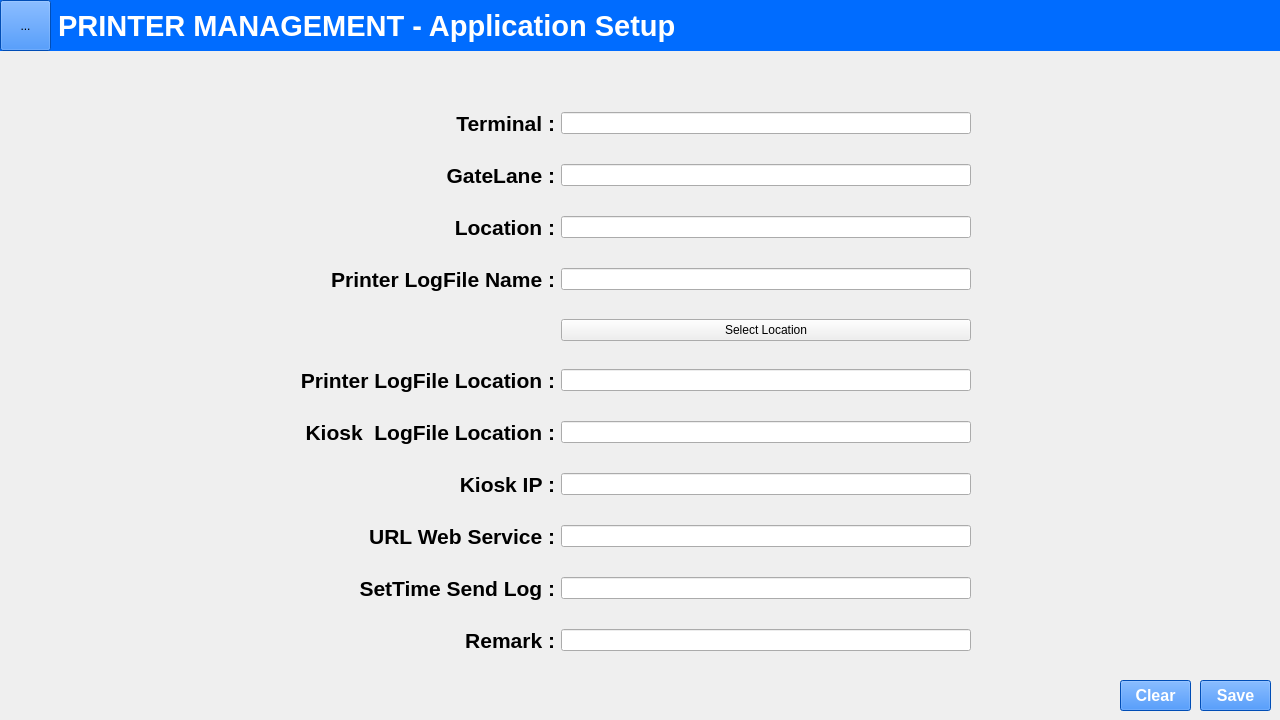
<?xml version="1.0" encoding="UTF-8"?>
<ui version="4.0">
 <class>Application</class>
 <widget class="QWidget" name="Application">
  <property name="geometry">
   <rect>
    <x>0</x>
    <y>0</y>
    <width>1280</width>
    <height>720</height>
   </rect>
  </property>
  <property name="windowTitle">
   <string>  PRINTER MANAGEMENT PROGRAM FOR AUTOMATED GATE SYSTEM</string>
  </property>
  <property name="windowIcon">
   <iconset>
    <normaloff>../Icon/hutchisonport_logo.ico</normaloff>../Icon/hutchisonport_logo.ico</iconset>
  </property>
  <widget class="QWidget" name="bgPrinterManagementApplication" native="true">
   <property name="geometry">
    <rect>
     <x>0</x>
     <y>0</y>
     <width>1281</width>
     <height>51</height>
    </rect>
   </property>
   <property name="font">
    <font/>
   </property>
   <property name="styleSheet">
    <string notr="true">background-color: #006CFF;
</string>
   </property>
   <widget class="QLabel" name="lbPrinterManagementApplication">
    <property name="geometry">
     <rect>
      <x>50</x>
      <y>0</y>
      <width>1191</width>
      <height>51</height>
     </rect>
    </property>
    <property name="font">
     <font>
      <family>Arial</family>
      <pointsize>22</pointsize>
      <weight>75</weight>
      <bold>true</bold>
     </font>
    </property>
    <property name="styleSheet">
     <string notr="true">color: white;</string>
    </property>
    <property name="text">
     <string> PRINTER MANAGEMENT - Application Setup</string>
    </property>
   </widget>
   <widget class="QToolButton" name="btnmenu">
    <property name="geometry">
     <rect>
      <x>0</x>
      <y>0</y>
      <width>51</width>
      <height>51</height>
     </rect>
    </property>
    <property name="font">
     <font/>
    </property>
    <property name="text">
     <string>...</string>
    </property>
    <property name="icon">
     <iconset>
      <normaloff>../Icon/MenuIcon.ico</normaloff>../Icon/MenuIcon.ico</iconset>
    </property>
    <property name="iconSize">
     <size>
      <width>50</width>
      <height>50</height>
     </size>
    </property>
    <property name="popupMode">
     <enum>QToolButton::InstantPopup</enum>
    </property>
   </widget>
  </widget>
  <widget class="QPushButton" name="btnSaveApplicationSetup">
   <property name="geometry">
    <rect>
     <x>1200</x>
     <y>680</y>
     <width>71</width>
     <height>31</height>
    </rect>
   </property>
   <property name="font">
    <font>
     <family>Arial</family>
     <pointsize>12</pointsize>
     <weight>75</weight>
     <bold>true</bold>
    </font>
   </property>
   <property name="styleSheet">
    <string notr="true">background-color: #006CFF;
color:white;</string>
   </property>
   <property name="text">
    <string>Save</string>
   </property>
  </widget>
  <widget class="QWidget" name="gridLayoutWidget">
   <property name="geometry">
    <rect>
     <x>300</x>
     <y>90</y>
     <width>671</width>
     <height>591</height>
    </rect>
   </property>
   <layout class="QGridLayout" name="gridLayout">
    <item row="10" column="0">
     <widget class="QLabel" name="lbRemark">
      <property name="font">
       <font>
        <family>Arial</family>
        <pointsize>16</pointsize>
        <weight>75</weight>
        <bold>true</bold>
       </font>
      </property>
      <property name="text">
       <string>Remark :</string>
      </property>
      <property name="alignment">
       <set>Qt::AlignRight|Qt::AlignTrailing|Qt::AlignVCenter</set>
      </property>
     </widget>
    </item>
    <item row="6" column="0">
     <widget class="QLabel" name="lbKioskLogFileLocation">
      <property name="font">
       <font>
        <family>Arial</family>
        <pointsize>16</pointsize>
        <weight>75</weight>
        <bold>true</bold>
       </font>
      </property>
      <property name="text">
       <string>Kiosk  LogFile Location :</string>
      </property>
      <property name="alignment">
       <set>Qt::AlignRight|Qt::AlignTrailing|Qt::AlignVCenter</set>
      </property>
     </widget>
    </item>
    <item row="9" column="0">
     <widget class="QLabel" name="lbSetTimeSendLog">
      <property name="font">
       <font>
        <family>Arial</family>
        <pointsize>16</pointsize>
        <weight>75</weight>
        <bold>true</bold>
       </font>
      </property>
      <property name="text">
       <string>SetTime Send Log :</string>
      </property>
      <property name="alignment">
       <set>Qt::AlignRight|Qt::AlignTrailing|Qt::AlignVCenter</set>
      </property>
     </widget>
    </item>
    <item row="3" column="1">
     <widget class="QLineEdit" name="textPrinterLogFileName"/>
    </item>
    <item row="6" column="1">
     <widget class="QLineEdit" name="textKioskLogFileLocation"/>
    </item>
    <item row="9" column="1">
     <widget class="QLineEdit" name="textSetTimeSendLog"/>
    </item>
    <item row="3" column="0">
     <widget class="QLabel" name="lbPrinterLogFileName">
      <property name="font">
       <font>
        <family>Arial</family>
        <pointsize>16</pointsize>
        <weight>75</weight>
        <bold>true</bold>
       </font>
      </property>
      <property name="text">
       <string>Printer LogFile Name :</string>
      </property>
      <property name="alignment">
       <set>Qt::AlignRight|Qt::AlignTrailing|Qt::AlignVCenter</set>
      </property>
     </widget>
    </item>
    <item row="8" column="0">
     <widget class="QLabel" name="lbURLWebService">
      <property name="font">
       <font>
        <family>Arial</family>
        <pointsize>16</pointsize>
        <weight>75</weight>
        <bold>true</bold>
       </font>
      </property>
      <property name="text">
       <string>URL Web Service :</string>
      </property>
      <property name="alignment">
       <set>Qt::AlignRight|Qt::AlignTrailing|Qt::AlignVCenter</set>
      </property>
     </widget>
    </item>
    <item row="0" column="0">
     <widget class="QLabel" name="lbTerminal">
      <property name="font">
       <font>
        <family>Arial</family>
        <pointsize>16</pointsize>
        <weight>75</weight>
        <bold>true</bold>
       </font>
      </property>
      <property name="text">
       <string>Terminal :</string>
      </property>
      <property name="alignment">
       <set>Qt::AlignRight|Qt::AlignTrailing|Qt::AlignVCenter</set>
      </property>
     </widget>
    </item>
    <item row="2" column="1">
     <widget class="QLineEdit" name="textLocation">
      <property name="font">
       <font>
        <family>Arial</family>
       </font>
      </property>
     </widget>
    </item>
    <item row="2" column="0">
     <widget class="QLabel" name="lbLocation">
      <property name="font">
       <font>
        <family>Arial</family>
        <pointsize>16</pointsize>
        <weight>75</weight>
        <bold>true</bold>
       </font>
      </property>
      <property name="text">
       <string>Location :</string>
      </property>
      <property name="alignment">
       <set>Qt::AlignRight|Qt::AlignTrailing|Qt::AlignVCenter</set>
      </property>
     </widget>
    </item>
    <item row="1" column="1">
     <widget class="QLineEdit" name="textGateLane"/>
    </item>
    <item row="5" column="0">
     <widget class="QLabel" name="lbPrinterLogFileLocation">
      <property name="font">
       <font>
        <family>Arial</family>
        <pointsize>16</pointsize>
        <weight>75</weight>
        <bold>true</bold>
       </font>
      </property>
      <property name="text">
       <string>Printer LogFile Location :</string>
      </property>
      <property name="alignment">
       <set>Qt::AlignRight|Qt::AlignTrailing|Qt::AlignVCenter</set>
      </property>
     </widget>
    </item>
    <item row="8" column="1">
     <widget class="QLineEdit" name="textURLWebService"/>
    </item>
    <item row="10" column="1">
     <widget class="QLineEdit" name="textRemark"/>
    </item>
    <item row="5" column="1">
     <widget class="QLineEdit" name="textPrinterLogFileLocation"/>
    </item>
    <item row="1" column="0">
     <widget class="QLabel" name="lbGateLane">
      <property name="font">
       <font>
        <family>Arial</family>
        <pointsize>16</pointsize>
        <weight>75</weight>
        <bold>true</bold>
       </font>
      </property>
      <property name="text">
       <string>GateLane :</string>
      </property>
      <property name="alignment">
       <set>Qt::AlignRight|Qt::AlignTrailing|Qt::AlignVCenter</set>
      </property>
     </widget>
    </item>
    <item row="0" column="1">
     <widget class="QLineEdit" name="textTerminal"/>
    </item>
    <item row="4" column="1">
     <widget class="QPushButton" name="btnSelectPrinterLogfileLocation">
      <property name="text">
       <string>Select Location</string>
      </property>
     </widget>
    </item>
    <item row="7" column="0">
     <widget class="QLabel" name="lbKioskIP">
      <property name="font">
       <font>
        <family>Arial</family>
        <pointsize>16</pointsize>
        <weight>75</weight>
        <bold>true</bold>
       </font>
      </property>
      <property name="text">
       <string>Kiosk IP :</string>
      </property>
      <property name="alignment">
       <set>Qt::AlignRight|Qt::AlignTrailing|Qt::AlignVCenter</set>
      </property>
     </widget>
    </item>
    <item row="7" column="1">
     <widget class="QLineEdit" name="textKioskIP"/>
    </item>
   </layout>
  </widget>
  <widget class="QPushButton" name="btnClearEnv">
   <property name="geometry">
    <rect>
     <x>1120</x>
     <y>680</y>
     <width>71</width>
     <height>31</height>
    </rect>
   </property>
   <property name="font">
    <font>
     <family>Arial</family>
     <pointsize>12</pointsize>
     <weight>75</weight>
     <bold>true</bold>
    </font>
   </property>
   <property name="styleSheet">
    <string notr="true">background-color: #006CFF;
color:white;</string>
   </property>
   <property name="text">
    <string>Clear</string>
   </property>
  </widget>
 </widget>
 <resources/>
 <connections/>
</ui>
